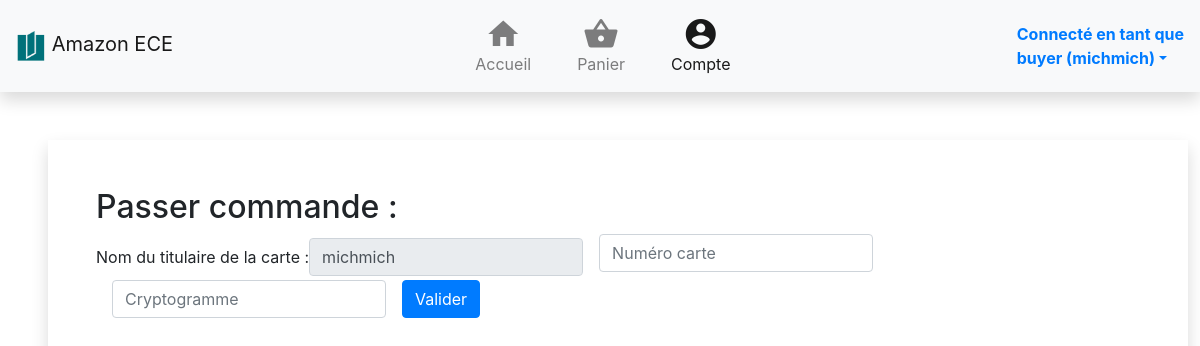
/order.php (signed in), run on an earlier commit of the app's database.
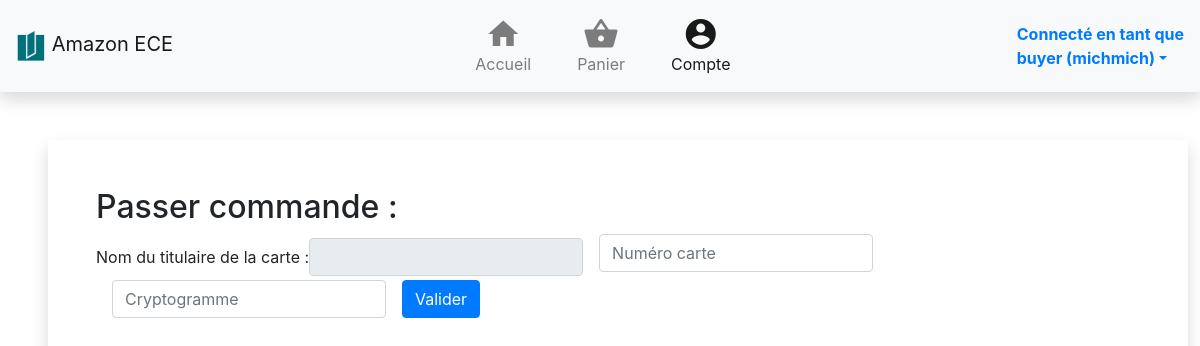
And on a later commit of the database.
### tables this page shows
CREATE TABLE IF NOT EXISTS `buyer` (
  `id_buyer` int(255) NOT NULL AUTO_INCREMENT,
  `id_card` int(255) DEFAULT NULL,
  `name` varchar(255) NOT NULL,
  `firstname` varchar(255) NOT NULL,
  `password` varchar(255) NOT NULL,
  `picture` varchar(255) DEFAULT NULL,
  `mail` varchar(255) NOT NULL,
  `adresse` varchar(255) NOT NULL,
  `ville` varchar(255) NOT NULL,
  `cp` varchar(255) NOT NULL,
  `pays` varchar(255) NOT NULL,
  `tel` varchar(10) NOT NULL,
  `type` varchar(255) DEFAULT NULL,
  PRIMARY KEY (`id_buyer`),
  KEY `id_card` (`id_card`)
);

CREATE TABLE IF NOT EXISTS `card` (
  `id_card` int(255) NOT NULL AUTO_INCREMENT,
  `nomcarte` varchar(255) NOT NULL,
  `numero` varchar(16) NOT NULL,
  `datefin` date DEFAULT NULL,
  `crypto` varchar(255) DEFAULT NULL,
  `type` varchar(255) DEFAULT NULL,
  PRIMARY KEY (`id_card`)
);

### order.php (the view, shortened to what this page needs)
   <head>
      <link rel="stylesheet" href="https://stackpath.bootstrapcdn.com/bootstrap/4.3.1/css/bootstrap.min.css">
      <link rel="stylesheet" href="style.css">
   </head>
  <body>
    <?php
    include("views/navbar.php");
   $conn = mysqli_connect(DB_HOST, DB_USER, DB_PASS, DB_NAME);
   $sql = "SELECT *
         FROM card
         INNER JOIN buyer ON card.id_card = buyer.id_buyer
         WHERE card.id_card = '".$_SESSION["idcb"]."';";
         $result = mysqli_query($conn, $sql);
         $row = mysqli_fetch_assoc($result);
         if (mysqli_num_rows($result) > 0) {
            $nomcarte = $row['nomcarte'];
          }
         ?>
   <div class="container m-5 p-5 shadow " id="Récap commande">
     <h2> Passer commande : </h2>
<form class="form-inline" method = "post" action = "saisie_order.php">
  <div class="form-group">
    <label for="nomcarte">Nom du titulaire de la carte : </label>
    <input type="text" class="form-control" name="nomcarte" value="<?php echo $nomcarte;?>"readonly>
  </div>
  <div class="form-group mx-sm-3 mb-2" >
    <input type="password" class="form-control" name = "numero" id="numero" placeholder="Numéro carte">
  </div>
  <div class="form-group mx-sm-3 mb-2">
    <input type="password" class="form-control" name = "crypto" id="crypto" placeholder="Cryptogramme">
  </div>
  <button type="submit" name="valider" class="btn btn-primary mb-2">Valider</button>
</form>
</div>
</body>

What changed in the data, as far as the page shows it:
removed buyer: nomcarte "michmich"
